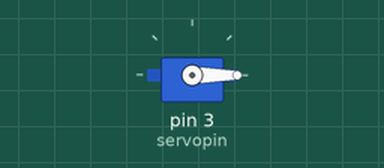
Bench run of a sketch on a simulated Arduino Uno, built with avr-gcc and run on an emulated ATmega328P. Parts: servo.

Above: at 0.05 s.
At 1.25 s:
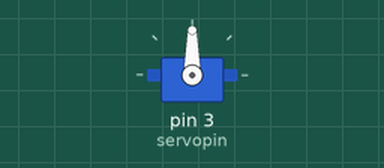
At 2.5 s:
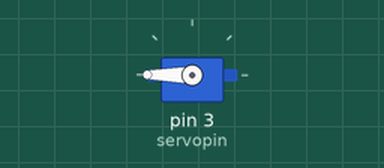
At 5.0 s:
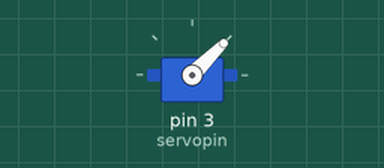
Timing chart, 0 to 6.5 s (numbered marks = the images above):
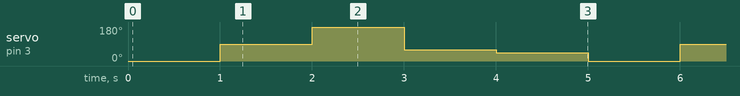

Measured:
- by itself, servo on pin 3 (servopin): repeats every 5.0 s: 180° 1.0 s, 60° 1.0 s, 45° 1.0 s, 0° 1.0 s, 90° 1.0 s

The sketch:

12th_Arduino_Project.ino
```cpp
#include <Servo.h>

int servopin = 3;
int servodelay = 1000;
Servo myservo;
void setup() {
  // put your setup code here, to run once:
  myservo.attach(servopin);

}

void loop() {
  // put your main code here, to run repeatedly:
  myservo.write(0);
  delay(servodelay);
  myservo.write(90);
  delay(servodelay);
  myservo.write(180);
  delay(servodelay);
  myservo.write(60);
  delay(servodelay);
  myservo.write(45);
  delay(servodelay);

}
```
